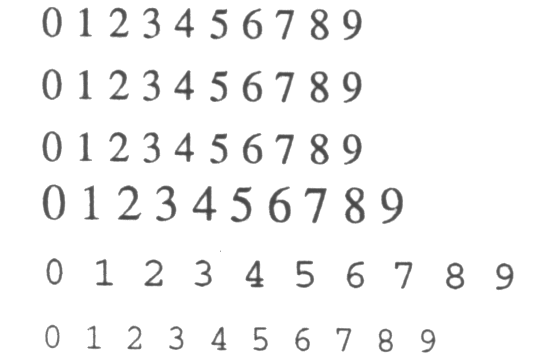
%> input picture Scripts/Psych - Chloe/Pattern/digits2.pgm, 542 x 359 px
$ octave --eval "result = main;"   (GNU Octave 9; MATLAB toolbox functions it lacks are replaced by stand-ins)
%> lines starting %> are read from the running program, lines starting %| are printed output that depends on the picture; in (x1, y1, x2, y2) boxes, pixels count from 0 and x2, y2 are one past the last pixel; in counts of white or black regions, pixels touching at a corner belong together; the program's own positions count from 1
### Scripts/Psych - Chloe/Pattern/bounding.m
function output = bounding(file)

in = 1;

X = imread(file);
Y = thresh_p1(X, 0,150);
[Ilabel num] = bwlabel(Y);
iprops = regionprops(Ilabel);
Ibox = [iprops.BoundingBox];
Ibox = reshape(Ibox, [4 num]);
% imshow(Y);
hold on

floor(Ibox(1,1))
floor(Ibox(2,1))
floor(Ibox(3,1))
floor(Ibox(4,1))

% [11 lines of commented-out code are left out]

output = {};
for i = 1:num
    range = [floor(Ibox(1,i)),ceil(Ibox(2,i)),(floor(Ibox(3,i)) ),(ceil(Ibox(4,i)))];
    rectangle('position', range, 'edgecolor', 'r');

    img = zeros(range(4)+2, range(3)+2);
    startx = [range(2)-1, range(1)-1];
    for k = 1:range(3)+2
        for m = 1:range(4)+2
            img(m,k) = Y(startx(1) + m - 1, startx(2) + k - 1);
        end
    end
    unv = unique(img);
    temp = unv == 0;
    area = ((range(3)+2)*(range(4)+2));
    parameter = (range(3)+2)*2 + (range(4)+2)*2;
    blackness = max(size(temp))/area;
    ratio = (range(4) +3)/(range(2) +3);
    holes = bweuler(img);
    invar = area/parameter^2;
%     output = [output; blackness, ratio, holes, invar];

    if i == in
%         output = [output;img];
        random(img);
        break
    end
end

### Scripts/Psych - Chloe/Pattern/thresh_p1.m
function newImage = thresh_p1(image, l_t, u_t)
%thresh_p1 - Generates a segmented binary image using universal threshold
%            bounds
%
%Input:
%   image -
%   l_t       - Lower threshold. Specify lower bound on threshold
%   u_t       - Upper threshold. Specify upper bound on threshold
%
%--------------------------------------------------------------------------
newImage = zeros(size(image, 1), size(image, 2));

%All values that fall within the threshold bounds are set to 1; all that do
%not fall within the bounds are set to 0
for i = 1:size(image, 1)
    for j = 1:size(image, 2)
        if image(i, j) < l_t || image(i, j) > u_t
            newImage(i, j) = 0;
        else
            newImage(i, j) = 1;
        end
    end
end

%Make a new file with the binary image
%csvwrite(['segmented_' imageName], newImage);

### Scripts/Psych - Chloe/Pattern/random.m
function out = random(input)
out = [];
% rotI = imread('digits2.pgm');
rotI = input;
BW = edge(rotI,'canny');
[H,T,R] = hough(BW);
imshow(H,[],'XData',T,'YData',R,...
            'InitialMagnification','fit');
xlabel('\theta'), ylabel('\rho');
% axis on, axis normal, hold on;
P  = houghpeaks(H,5,'threshold',ceil(0.3*max(H(:))));
x = T(P(:,2)); y = R(P(:,1));
plot(x,y,'s','color','white');
% Find lines and plot them
lines = houghlines(BW,T,R,P,'FillGap',5,'MinLength',7)
figure, imshow(rotI), hold on
max_len = 0;
for k = 1:length(lines)
   xy = [lines(k).point1; lines(k).point2];
   out = [out;xy];
   plot(xy(:,1),xy(:,2),'LineWidth',2,'Color','green');

   % Plot beginnings and ends of lines
   plot(xy(1,1),xy(1,2),'x','LineWidth',2,'Color','yellow');
   plot(xy(2,1),xy(2,2),'x','LineWidth',2,'Color','red');

   % Determine the endpoints of the longest line segment
   len = norm(lines(k).point1 - lines(k).point2);
   if ( len > max_len)
      max_len = len;
      xy_long = xy;
   end
end

% highlight the longest line segment
plot(xy_long(:,1),xy_long(:,2),'LineWidth',2,'Color','blue');

### Scripts/Psych - Chloe/Pattern/main.m
function [new] =  main

file = 'digits2.pgm';
output = bounding(file);
%> in bounding, X is the input picture: size 359x542 uint8; min 69, max 255, mean 244.8
%> after the loop in thresh_p1, `for i = 1:size(image, 1)`:
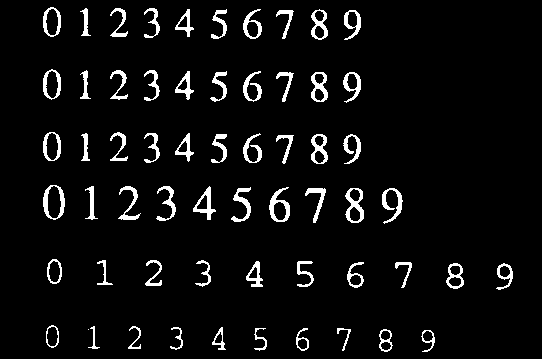
%> newImage: size 359x542 double; values 0 (black) and 1 (white), 5.4% white; 61 white regions (1 under 20 px)
%> in bounding, `[Ilabel num] = bwlabel(Y);`:
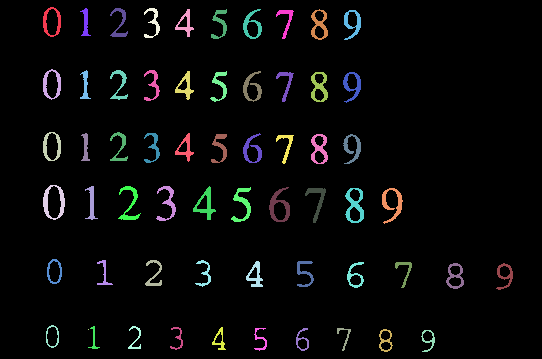
%> Ilabel: size 359x542 double; 62 distinct labels, from 0 to 61; one colour per label, 0 black
%> in bounding, `[Ilabel num] = bwlabel(Y);`: num = 61
%> in bounding, `iprops = regionprops(Ilabel);`: iprops = 61 regions; largest, box (x1, y1, x2, y2), Area and Centroid: (345, 188, 364, 223) 305 [355.3 206.2], (269, 187, 290, 222) 296 [279.7 206.8], (43, 185, 65, 220) 285 [54.3 202.6], (382, 188, 403, 224) 270 [393.1 204.5], (311, 72, 328, 102) 256 [319.9 87.6]
%> in bounding, `Ibox = [iprops.BoundingBox];`: Ibox = 244 values, max 496.5 at index 241, min 1 at index 43, mean 106.9
%> in bounding, `Ibox = reshape(Ibox, [4 num]);`: Ibox = 61 columns, first 8: [43.5 43.5 43.5 43.5 46.5 47.5 80.5 80.5; 7.5 69.5 132.5 185.5 325.5 259.5 8.5 70.5; 18 18 18 22 13 15 11 11; 30 31 29 35 23 25 28 29]
%> in bounding, `floor(Ibox(1,1))`: ans = 43
%> in bounding, `floor(Ibox(2,1))`: ans = 7
%> in bounding, `floor(Ibox(3,1))`: ans = 18
%> in bounding, `floor(Ibox(4,1))`: ans = 30
%> the loop in bounding, `for i = 1:num` made 1 pass
%> (range, startx, unv, temp, area, parameter, blackness, ratio) on pass 1: ([43 8 18 30], [7 42], [0; 1], [true; false], 640, 104, 0.00313, 3)
%> pass 1, in random, `rotI = input;`:
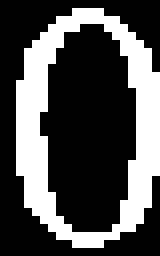
%> rotI: size 32x20 double (shown 8 times larger); values 0 (black) and 1 (white), 31.4% white; 1 white region, box (x1, y1, x2, y2) and area: (2, 1, 20, 31) 201
%> pass 1, in random, `BW = edge(rotI,'canny');`:
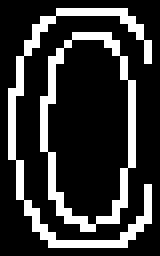
%> BW: size 32x20 logical (shown 8 times larger); 21.1% white in thin lines or dots, all inside (x1, y1, x2, y2) = (1, 1, 19, 31)
%> pass 1, in random, `[H,T,R] = hough(BW);`:
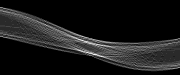
%> H: size 75x180 double; min 0, max 18, mean 1.8; drawn with min black and max white
%> pass 1, in random, `plot(x,y,'s','color','white');`:
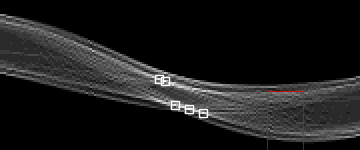
%> figure redrawn from the program's plot data; shown 2 times larger

mainOut = [];
numLines = [];
for i = 1:length(output)
    if i ~= 11
        out = random(output{i});
        dist = [];
        max_len = 0;
        for x = 1:2:length(out)
            p1 = out(x,:);
            p2 = out(x +1,:);
            d = abs(p1 - p2);
            dist = [dist, norm(p1 - p2)];
        end

        for x = 1: length(dist)
            if ( dist(x) > max_len)
                max_len = dist(x);
            end
        end
        mainOut = [mainOut; max_len];
%         numLines = [numLines; length(out)];
    end
end
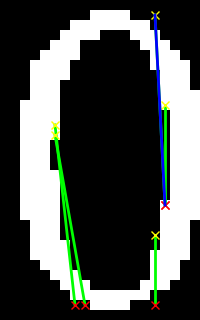
%> figure redrawn from the program's plot data; shown 10 times larger

size(mainOut)
new = [];
lines = [];
for i = 1:6:60
    int = 0;
    l = 0;
    for x = i:i+5
        int = int + mainOut(x);
%         l = l + numLines(x);
    end
    new = [new, int/6];
%     lines = [lines, l/6];
end
%> (the run ends here)

$ run again, with Scripts/Psych - Chloe/Pattern/arvtest.pgm copied over Scripts/Psych - Chloe/Pattern/digits2.pgm
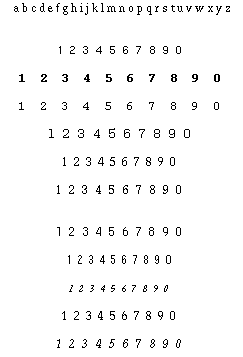
%> input picture Scripts/Psych - Chloe/Pattern/arvtest.pgm, 243 x 357 px
%> in bounding, X is the input picture: size 357x243 uint8; 97.2% white; black in thin lines or dots, all inside (x1, y1, x2, y2) = (14, 3, 230, 348)
%> in bounding, `[Ilabel num] = bwlabel(Y);`:
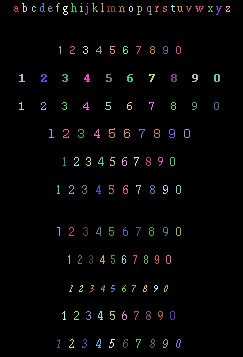
%> Ilabel: size 357x243 double; 139 distinct labels, from 0 to 138; one colour per label, 0 black
%> num = 138
%> iprops = 138 regions; largest, box (x1, y1, x2, y2), Area and Centroid: (171, 74, 177, 82) 32 [174.5 78.5], (214, 74, 220, 82) 32 [217.5 78.5], (127, 74, 133, 82) 29 [130.3 78.8], (192, 74, 198, 82) 29 [195.7 78.2], (41, 74, 47, 82) 28 [44.5 78.6]
%> in bounding, `Ibox = [iprops.BoundingBox];`: Ibox = 552 values, max 339.5 at index 54, min 1 at index 139, mean 70.99
%> in bounding, `Ibox = reshape(Ibox, [4 num]);`: Ibox = 138 columns, first 8: [14.5 19.5 19.5 22.5 32.5 40.5 41.5 41.5; 6.5 74.5 102.5 3.5 6.5 3.5 74.5 102.5; 5 6 5 5 4 5 6 5; 6 8 8 9 6 9 8 8]
%> in bounding, `floor(Ibox(1,1))`: ans = 14
%> in bounding, `floor(Ibox(2,1))`: ans = 6
%> in bounding, `floor(Ibox(3,1))`: ans = 5
%> in bounding, `floor(Ibox(4,1))`: ans = 6
%> the loop in bounding, `for i = 1:num` made 1 pass
%> (range, startx, unv, temp, area, parameter, blackness, ratio) on pass 1: ([14 7 5 6], [6 13], [0; 1], [true; false], 56, 30, 0.0357, 0.9)
%> pass 1, in random, `plot(x,y,'s','color','white');`:
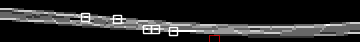
%> figure redrawn from the program's plot data; shown 2 times larger

$ run again, with Scripts/Psych - Chloe/Pattern/design.pgm copied over Scripts/Psych - Chloe/Pattern/digits2.pgm
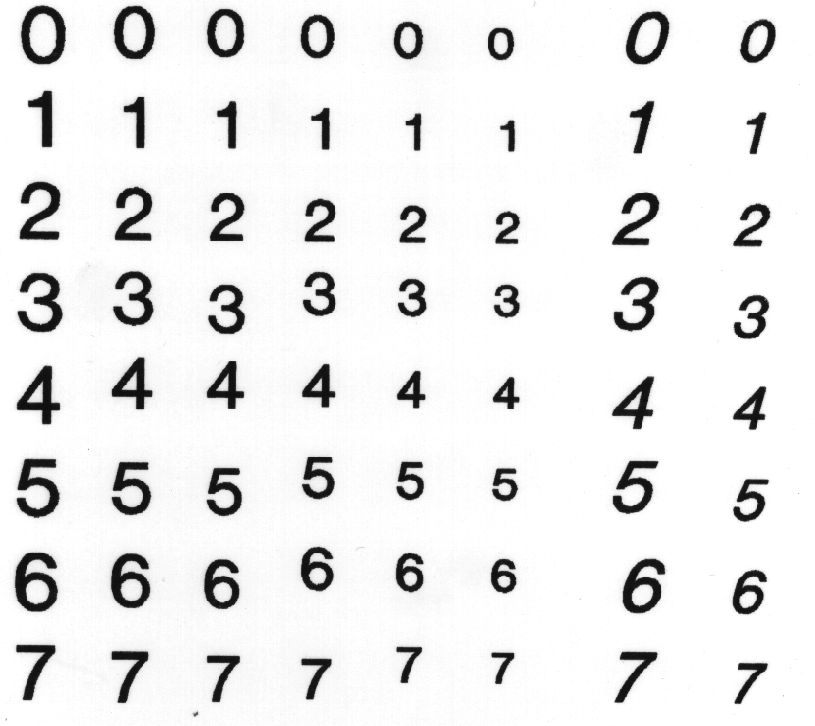
%> input picture Scripts/Psych - Chloe/Pattern/design.pgm, 815 x 726 px
%> in bounding, X is the input picture: size 726x815 uint8; min 13, max 255, mean 234.3
%> after the loop in thresh_p1, `for i = 1:size(image, 1)`:
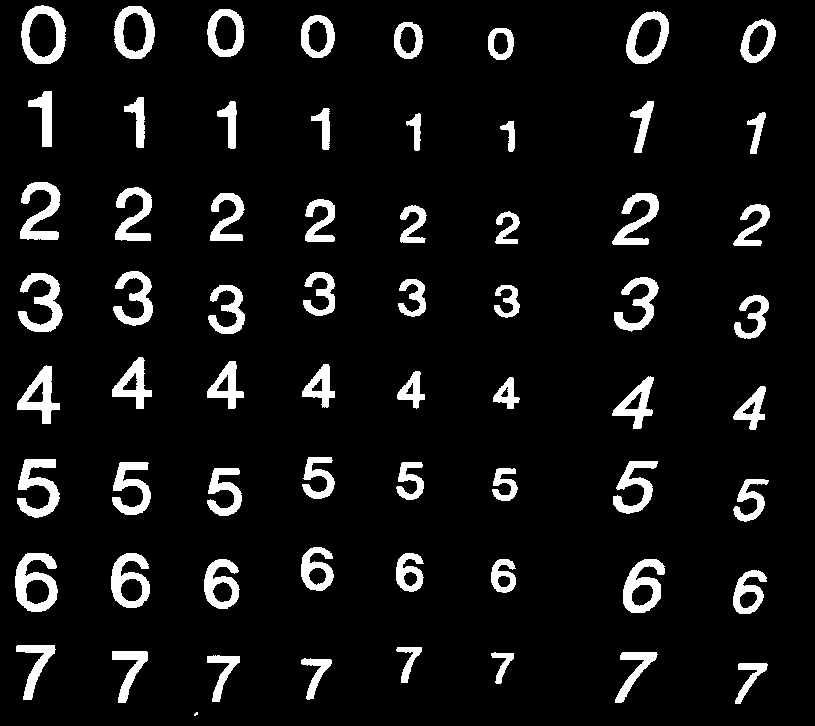
%> newImage: size 726x815 double; values 0 (black) and 1 (white), 7.9% white; 65 white regions (1 under 20 px)
%> Ilabel: size 726x815 double; 66 distinct labels, from 0 to 65
%> num = 65
%> iprops = 65 regions; largest, box (x1, y1, x2, y2), Area and Centroid: (15, 553, 58, 612) 1373 [35.9 582.5], (17, 459, 60, 518) 1240 [38.6 487.9], (21, 5, 66, 64) 1216 [44.4 35.5], (18, 273, 63, 332) 1202 [43.4 303.7], (623, 559, 665, 613) 1182 [643.4 586.6]
%> in bounding, `Ibox = [iprops.BoundingBox];`: Ibox = 260 values, max 747.5 at index 257, min 4 at index 67, mean 193.4
%> in bounding, `Ibox = reshape(Ibox, [4 num]);`: Ibox = 65 columns, first 8: [15.5 16.5 17.5 17.5 18.5 20.5 21.5 28.5; 553.5 645.5 365.5 459.5 273.5 182.5 5.5 91.5; 43 40 43 43 45 41 45 24; 59 55 59 59 59 58 59 56]
%> in bounding, `floor(Ibox(1,1))`: ans = 15
%> in bounding, `floor(Ibox(2,1))`: ans = 553
%> in bounding, `floor(Ibox(3,1))`: ans = 43
%> in bounding, `floor(Ibox(4,1))`: ans = 59
%> the loop in bounding, `for i = 1:num` made 1 pass
%> (range, startx, unv, temp, area, parameter, blackness, ratio) on pass 1: ([15 554 43 59], [553 14], [0; 1], [true; false], 2745, 212, 0.000729, 0.111)
%> after the loop in main, `for i = 1:length(output)`:
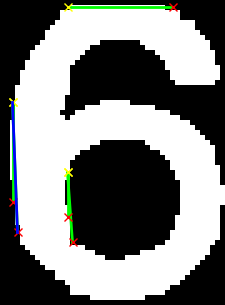
%> figure redrawn from the program's plot data; shown 5 times larger

$ run again, with Scripts/Psych - Chloe/Pattern/digits.pgm copied over Scripts/Psych - Chloe/Pattern/digits2.pgm
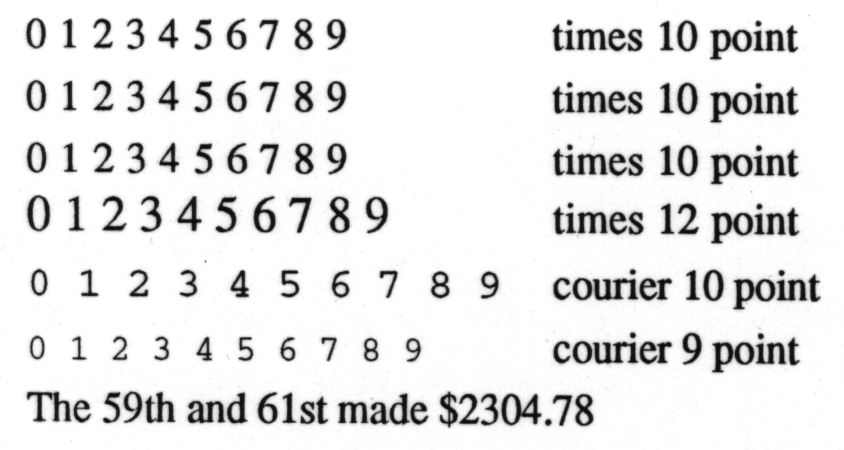
%> input picture Scripts/Psych - Chloe/Pattern/digits.pgm, 844 x 450 px
%> in bounding, X is the input picture: size 450x844 uint8; min 9, max 255, mean 230.3
%> Ilabel: size 450x844 double; 159 distinct labels, from 0 to 158
%> num = 158
%> iprops = 158 regions; largest, box (x1, y1, x2, y2), Area and Centroid: (712, 342, 755, 373) 604 [731.9 355.3], (710, 92, 752, 123) 591 [729.7 105.3], (733, 279, 776, 310) 591 [752.9 292.1], (711, 213, 753, 244) 589 [730.7 226.1], (501, 394, 541, 426) 588 [521.5 410.1]
%> in bounding, `Ibox = [iprops.BoundingBox];`: Ibox = 632 values, max 809.5 at index 629, min 1 at index 155, mean 172.4
%> in bounding, `Ibox = reshape(Ibox, [4 num]);`: Ibox = 158 columns, first 8: [26.5 27.5 27.5 27.5 27.5 30.5 31.5 63.5; 18.5 80.5 142.5 195.5 392.5 336.5 269.5 19.5; 20 19 20 23 44 15 17 13; 31 31 31 36 30 23 27 29]
%> in bounding, `floor(Ibox(1,1))`: ans = 26
%> in bounding, `floor(Ibox(2,1))`: ans = 18
%> in bounding, `floor(Ibox(3,1))`: ans = 20
%> in bounding, `floor(Ibox(4,1))`: ans = 31
%> the loop in bounding, `for i = 1:num` made 1 pass
%> (range, startx, unv, temp, area, parameter, blackness, ratio) on pass 1: ([26 19 20 31], [18 25], [0; 1], [true; false], 726, 110, 0.00275, 1.55)
%> after the loop in main, `for i = 1:length(output)`:
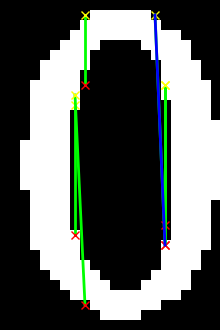
%> figure redrawn from the program's plot data; shown 10 times larger
